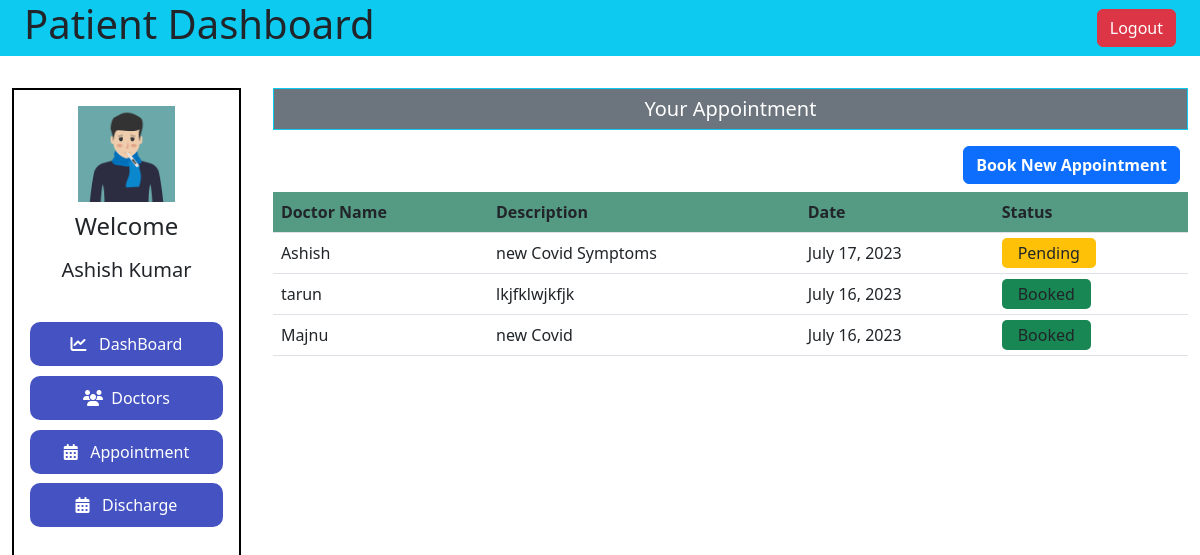
The app's page /patient-dash-appointment/ (signed in) with its own data.
### hospital/models.py (models this page shows, shortened)
class Appointment(models.Model):
    patientId = models.PositiveIntegerField(null=True)
    doctorId = models.PositiveIntegerField(null=True)
    patientName = models.CharField(max_length=40, null=True)
    doctorName = models.CharField(max_length=40, null=True)
    appointmentDate = models.DateField(auto_now=True)
    description = models.TextField(max_length=500)
    status = models.BooleanField(default=False)

### hospital/views.py (the view)
# urls.py: path('patient-dash-appointment/',ViewPatientDashAppointment,name='patientDashBoardAppointment'),
@login_required(login_url='patientlogin')
@user_passes_test(is_patient)
def ViewPatientDashAppointment(request):
    appointment = Appointment.objects.all().filter(patientId = request.user.id).order_by('-id')
    return render(request,'hospital/patientDashBoardAppointment.html',locals())

### hospital/views.py (called while the page is built)
def is_patient(user):
    return user.groups.filter(name='PATIENT').exists()

### templates/hospital/patientDashBoardAppointment.html (shortened to what this page needs)
{% extends 'hospital/patientDashboard.html' %} {% block patientDashBoard %}
<div>
    <h5 class="text-center p-2 border border-info bg-secondary text-white">Your Appointment</h5>
    <a href="{% url 'patientBookAppointment' %}"><button style="float: right;" class="m-2 btn btn-primary fw-semibold">Book New Appointment</button></a>
    <table class="table">
        <tr>
            <th>Doctor Name</th>
            <th>Description</th>
            <th>Date</th>
            <th>Status</th>
        </tr>
        {% for app in appointment %}
        <tr>
            <td>{{app.doctorName}}</td>
            <td>{{app.description}}</td>
            <td>{{app.appointmentDate}}</td>
            <td>
                {% if app.status %}
                <span class="text-whitw bg-success px-3 py-1 " style="border-radius: 5px;">Booked</span>
                {% else %}
                <span class="text-dark bg-warning px-3 py-1 " style="border-radius: 5px;">Pending</span>
                {% endif %}
            </td>
        </tr>
        {% endfor %}
    </table>
</div>
{% endblock patientDashBoard %}

### templates/hospital/patientDashboard.html (shortened to what this page needs)
{% load static %}
<!DOCTYPE html>
<html lang="en">
  <head>
    <link rel="stylesheet" href="{% static 'hospital/css/admin.css' %}" />
    <link
      rel="stylesheet"
      href="{% static 'hospital/css/admin-responsive.css' %}"
    />
    <link
      href="https://cdn.jsdelivr.net/npm/bootstrap@5.3.0/dist/css/bootstrap.min.css"
      rel="stylesheet"
    />
    <link
      href="https://cdn.jsdelivr.net/npm/bootstrap@5.3.0/dist/css/bootstrap.min.css"
      rel="stylesheet"
    />
  </head>
  <body>
    <nav class="bg-info d-flex justify-content-between align-items-center px-4">
      <h1>Patient Dashboard</h1>
      <a href="{% url 'logout' %}"><button class="btn btn-danger">Logout</button></a>
    </nav>
    <div class="container-fluid admin">
      <div class="admin-left">
        <div>
          <img src="{% static 'hospital/images/patient.jpg' %}" alt="" />
          <h4>Welcome</h4>
          <h5>{{request.user.first_name}}</h5>
        </div>
        <div>
          <a href="{% url 'patientDashBoard' %}"
            ><button class="active">
              <i class="fa-solid fa-chart-line"></i> &nbsp; DashBoard
            </button></a
          >
          <a href="">
            <button><i class="fa-solid fa-users"></i>&nbsp; Doctors</button></a
          >
          <a href="{% url 'patientDashBoardAppointment' %}"
            ><button>
              <i class="fa-solid fa-calendar-days"></i> &nbsp; Appointment
            </button></a
          >
          <a href=""
            ><button>
              <i class="fa-solid fa-calendar-days"></i> &nbsp; Discharge
            </button></a
          >
        </div>
      </div>
      <div class="admin-right">
        {% block patientDashBoard %}{% endblock patientDashBoard %}
      </div>
    </div>
  </body>
</html>

### static/hospital/css/admin.css (style rules this page uses)
.admin { display: flex; margin-top: 2rem; gap: 2rem; }
.admin-left { border: 2px solid black; width: 20%; height: 100vh; }
.admin-left > div { width: 100%; display: flex; flex-direction: column; align-items: center; padding: 1rem; gap: .6rem; }
.admin-left>div a { width: 100%; }
.admin-left button { width: 100%; padding: 10px; font-weight: 500; background-color: rgba(13, 30, 175, 0.764); color: white; border-radius: 10px; border: 0; }
.admin-left img { width: 50%; object-fit: cover; }
.admin-right { width: 80%; height: 100vh; }
th { background-color: rgba(10, 109, 76, 0.692) !important; }
tr:nth-child(even) { background-color: rgba(127, 255, 212, 0.346) !important; }
tr:nth-child(even) { background-color: red; }

### records on screen
Appointment: doctorName "Ashish", description "new Covid Symptoms", appointmentDate "July 17, 2023", status "Pending"
Appointment: doctorName "tarun", description "lkjfklwjkfjk", appointmentDate "July 16, 2023", status "Booked"
Appointment: doctorName "Majnu", description "new Covid", appointmentDate "July 16, 2023", status "Booked"

### other values on screen
{{ request.user.first_name }} "Ashish Kumar"
